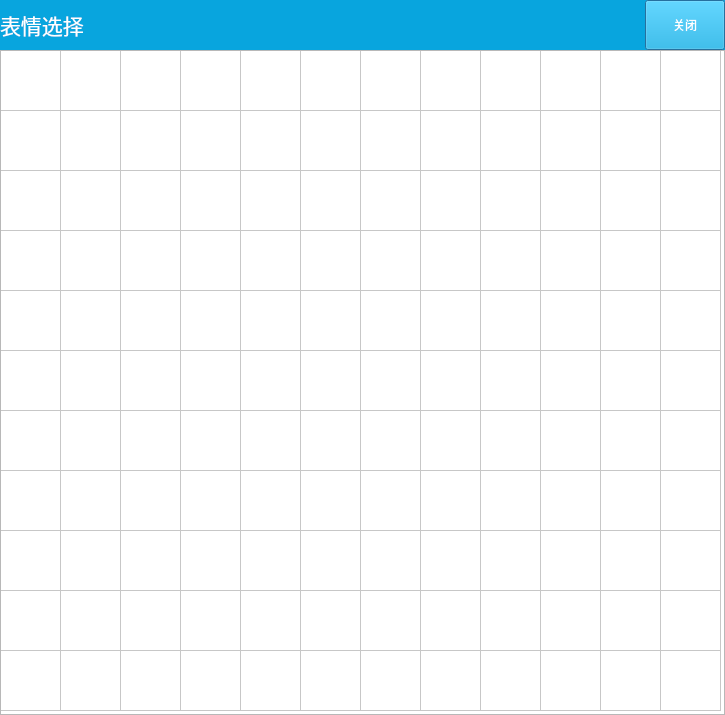
<?xml version="1.0" encoding="UTF-8"?>
<ui version="4.0">
 <class>FaceDialog</class>
 <widget class="QDialog" name="FaceDialog">
  <property name="geometry">
   <rect>
    <x>0</x>
    <y>0</y>
    <width>725</width>
    <height>715</height>
   </rect>
  </property>
  <property name="windowTitle">
   <string>FaceDialog</string>
  </property>
  <layout class="QVBoxLayout" name="verticalLayout">
   <property name="spacing">
    <number>0</number>
   </property>
   <property name="leftMargin">
    <number>0</number>
   </property>
   <property name="topMargin">
    <number>0</number>
   </property>
   <property name="rightMargin">
    <number>0</number>
   </property>
   <property name="bottomMargin">
    <number>0</number>
   </property>
   <item>
    <widget class="QWidget" name="widget" native="true">
     <property name="minimumSize">
      <size>
       <width>0</width>
       <height>50</height>
      </size>
     </property>
     <property name="styleSheet">
      <string notr="true">background-color: rgb(8, 165, 222);
color: rgb(255, 255, 255);</string>
     </property>
     <layout class="QHBoxLayout" name="horizontalLayout">
      <property name="spacing">
       <number>0</number>
      </property>
      <property name="leftMargin">
       <number>0</number>
      </property>
      <property name="topMargin">
       <number>0</number>
      </property>
      <property name="rightMargin">
       <number>0</number>
      </property>
      <property name="bottomMargin">
       <number>0</number>
      </property>
      <item>
       <widget class="QLabel" name="label">
        <property name="minimumSize">
         <size>
          <width>0</width>
          <height>50</height>
         </size>
        </property>
        <property name="font">
         <font>
          <pointsize>16</pointsize>
         </font>
        </property>
        <property name="text">
         <string>表情选择</string>
        </property>
       </widget>
      </item>
      <item>
       <widget class="QPushButton" name="pushButton">
        <property name="minimumSize">
         <size>
          <width>30</width>
          <height>50</height>
         </size>
        </property>
        <property name="maximumSize">
         <size>
          <width>80</width>
          <height>16777215</height>
         </size>
        </property>
        <property name="text">
         <string>关闭</string>
        </property>
       </widget>
      </item>
     </layout>
    </widget>
   </item>
   <item>
    <widget class="QTableWidget" name="tableWidget">
     <property name="rowCount">
      <number>11</number>
     </property>
     <property name="columnCount">
      <number>12</number>
     </property>
     <attribute name="horizontalHeaderVisible">
      <bool>false</bool>
     </attribute>
     <attribute name="horizontalHeaderMinimumSectionSize">
      <number>60</number>
     </attribute>
     <attribute name="horizontalHeaderDefaultSectionSize">
      <number>60</number>
     </attribute>
     <attribute name="verticalHeaderVisible">
      <bool>false</bool>
     </attribute>
     <attribute name="verticalHeaderMinimumSectionSize">
      <number>60</number>
     </attribute>
     <attribute name="verticalHeaderDefaultSectionSize">
      <number>60</number>
     </attribute>
     <row/>
     <row/>
     <row/>
     <row/>
     <row/>
     <row/>
     <row/>
     <row/>
     <row/>
     <row/>
     <row/>
     <column/>
     <column/>
     <column/>
     <column/>
     <column/>
     <column/>
     <column/>
     <column/>
     <column/>
     <column/>
     <column/>
     <column/>
    </widget>
   </item>
  </layout>
 </widget>
 <resources/>
 <connections/>
</ui>
